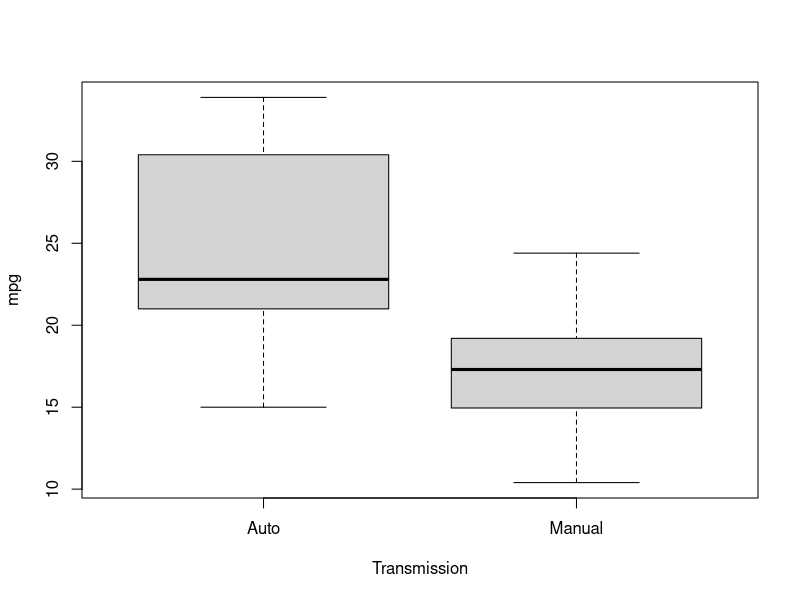
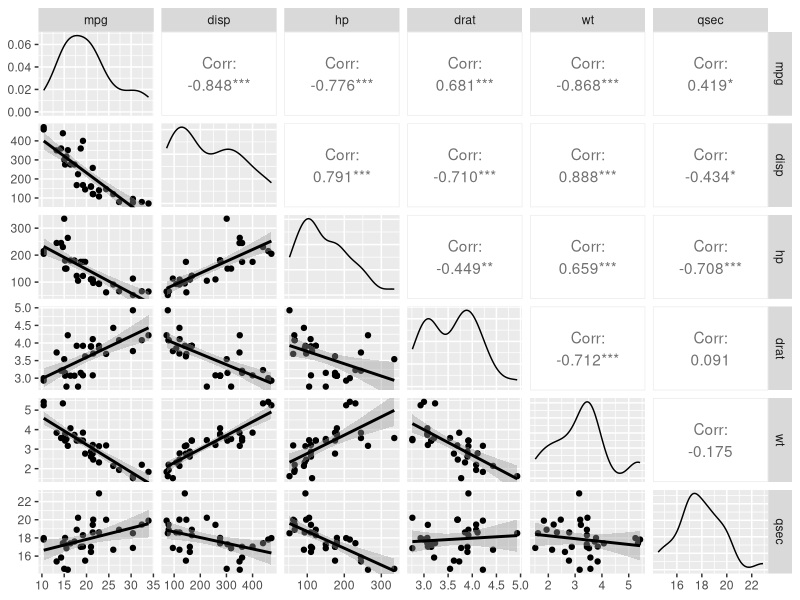
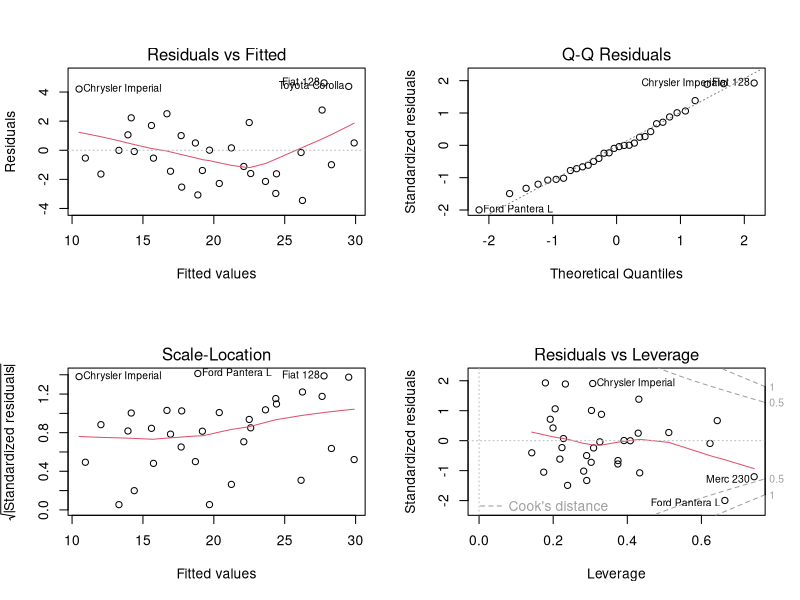
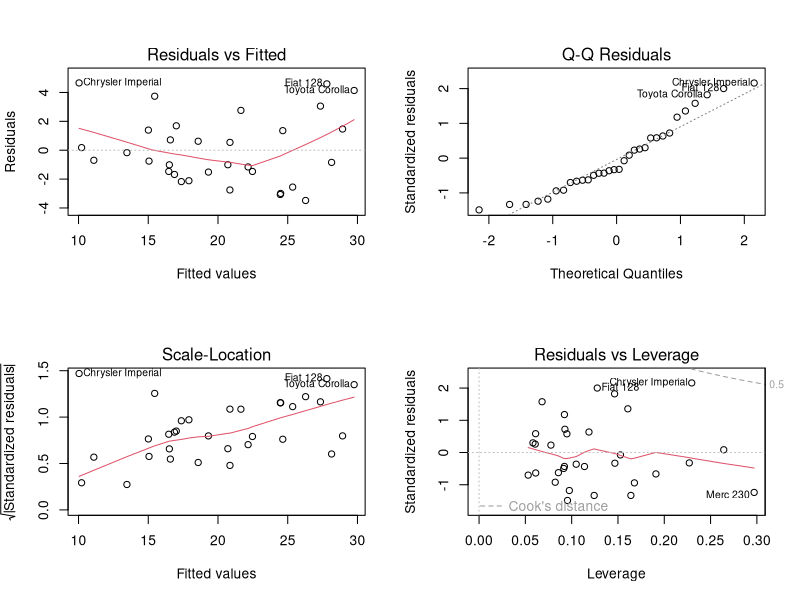
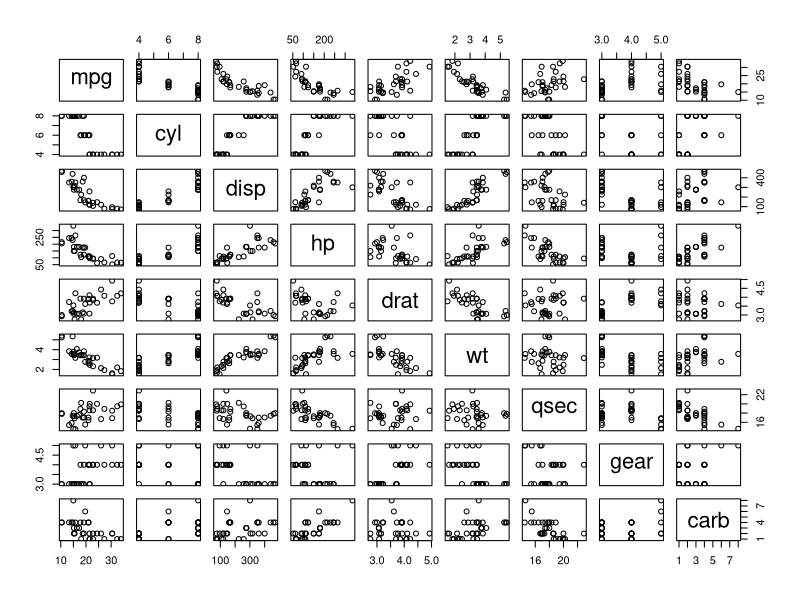

Here is the R script that generated these plots, in order:
## ---- chunk 1
library(datasets)
library(ggplot2)
library(GGally)
data(mtcars)
## ---- chunk 2
head(mtcars)
## ---- chunk 3
mtcars$vs<-as.factor(mtcars$vs);mtcars$am<-as.factor(mtcars$am)
Newdt<-mtcars[,c(1:7,10,11)]
## ---- chunk 4
tmpData<-mtcars[,c(1,9)]
tmpData$am<-ifelse(tmpData$am=='1',tmpData$am<-'Auto',tmpData$am<-'Manual')
boxplot(mpg ~ am, data = tmpData, xlab = "Transmission")
## ---- chunk 5
ggpairs(Newdt,columns =c('mpg','disp','hp','drat','wt','qsec'),
        lower = list(continuous = "smooth",method='lm'))
## ---- chunk 6
reg<-lm(mpg~.,data=mtcars)
summary(reg)
par(mfrow=c(2,2))
plot(reg)
## ---- chunk 7
reg_adjusted<-lm(mpg ~ wt + qsec + am,data=mtcars)
summary(reg_adjusted)
## ---- chunk 8
par(mfrow=c(2,2))
plot(reg_adjusted)
## ---- chunk 9
pairs(Newdt)
